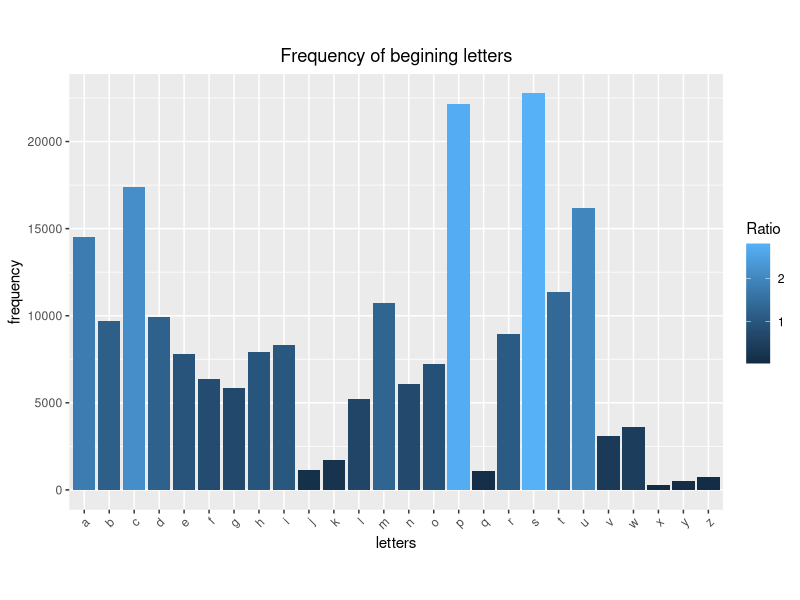
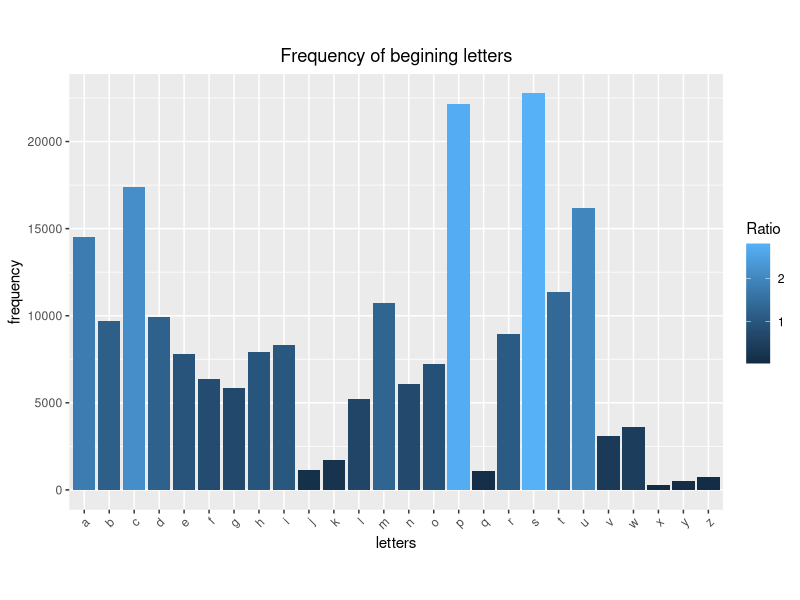

Source code (R) for these figures, in order:
library(tidyverse)

freq_dat <- read.delim("freq_let.tsv")
ggplot(data = freq_dat, aes(
    fill = freq_dat$start_letter/mean(freq_dat$start_letter),
    y = start_letter, x = letters)) + 
    geom_bar( stat = "identity") + 
    labs(fill = "Ratio") + 
    theme(
        axis.text.x = element_text(angle = 45, hjust = 1),
        aspect.ratio = 20/30,
        plot.title = element_text(hjust = 0.5)
    ) + 
    ggtitle("Frequency of begining letters") + 
    ylab("frequency") +
    xlab("letters")

ggsave("freq_let.png")
